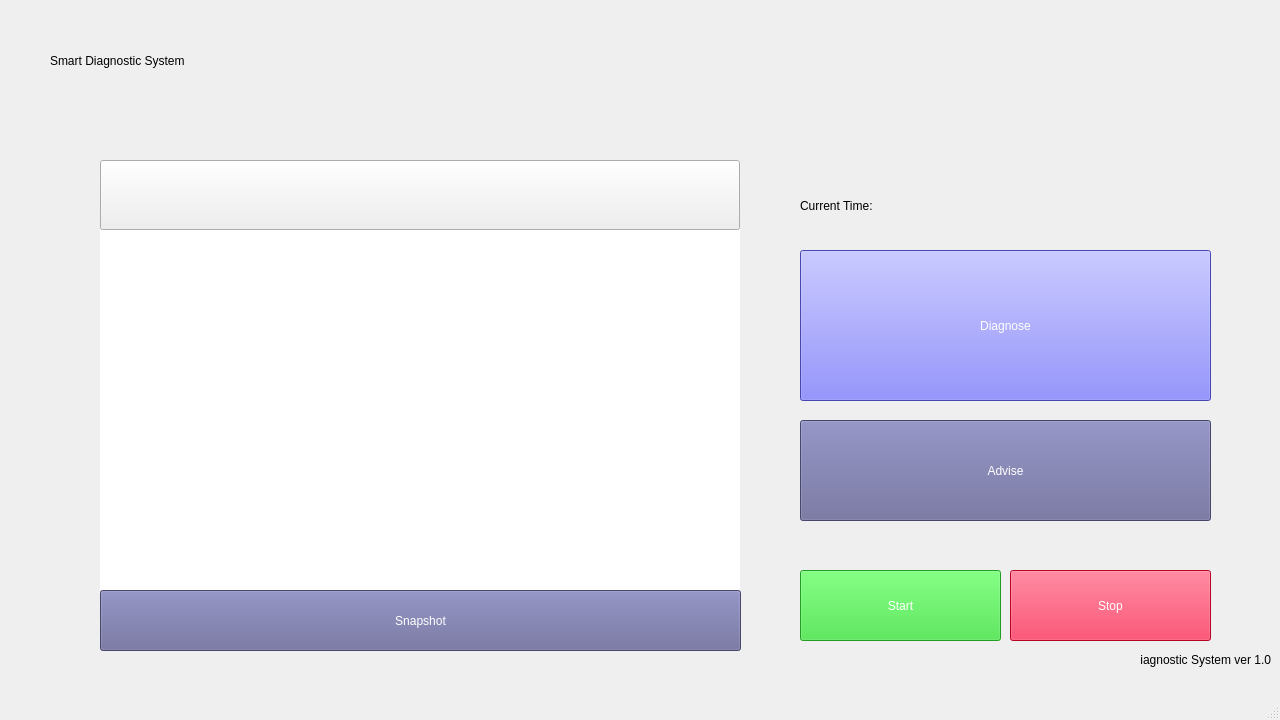
<?xml version="1.0" encoding="UTF-8"?>
<ui version="4.0">
 <class>MainWindow</class>
 <widget class="QMainWindow" name="MainWindow">
  <property name="geometry">
   <rect>
    <x>0</x>
    <y>0</y>
    <width>1280</width>
    <height>720</height>
   </rect>
  </property>
  <property name="sizeIncrement">
   <size>
    <width>0</width>
    <height>0</height>
   </size>
  </property>
  <property name="windowTitle">
   <string>MainWindow</string>
  </property>
  <widget class="QWidget" name="centralwidget">
   <widget class="QLabel" name="label">
    <property name="geometry">
     <rect>
      <x>1110</x>
      <y>10</y>
      <width>151</width>
      <height>151</height>
     </rect>
    </property>
    <property name="sizePolicy">
     <sizepolicy hsizetype="Preferred" vsizetype="Preferred">
      <horstretch>0</horstretch>
      <verstretch>0</verstretch>
     </sizepolicy>
    </property>
    <property name="text">
     <string/>
    </property>
    <property name="pixmap">
     <pixmap>logo.jpg</pixmap>
    </property>
   </widget>
   <widget class="QLabel" name="label_2">
    <property name="geometry">
     <rect>
      <x>100</x>
      <y>230</y>
      <width>640</width>
      <height>360</height>
     </rect>
    </property>
    <property name="autoFillBackground">
     <bool>false</bool>
    </property>
    <property name="styleSheet">
     <string notr="true">background-color: rgb(255, 255, 255);</string>
    </property>
    <property name="text">
     <string/>
    </property>
   </widget>
   <widget class="QLabel" name="label_3">
    <property name="geometry">
     <rect>
      <x>50</x>
      <y>10</y>
      <width>971</width>
      <height>101</height>
     </rect>
    </property>
    <property name="styleSheet">
     <string notr="true">font: 81 48pt &quot;Rockwell Extra Bold&quot;;</string>
    </property>
    <property name="text">
     <string>Smart Diagnostic System</string>
    </property>
   </widget>
   <widget class="QPushButton" name="pushButton">
    <property name="geometry">
     <rect>
      <x>800</x>
      <y>250</y>
      <width>411</width>
      <height>151</height>
     </rect>
    </property>
    <property name="styleSheet">
     <string notr="true">font: 18pt &quot;MS Shell Dlg 2&quot;;
background-color: rgb(100, 100, 250);
color: white</string>
    </property>
    <property name="text">
     <string>Diagnose</string>
    </property>
   </widget>
   <widget class="QPushButton" name="pushButton_3">
    <property name="geometry">
     <rect>
      <x>100</x>
      <y>590</y>
      <width>641</width>
      <height>61</height>
     </rect>
    </property>
    <property name="styleSheet">
     <string notr="true">font: 18pt &quot;MS Shell Dlg 2&quot;;
background-color: rgb(100, 100, 150);
color: white</string>
    </property>
    <property name="text">
     <string>Snapshot</string>
    </property>
   </widget>
   <widget class="QPushButton" name="pushButton_5">
    <property name="geometry">
     <rect>
      <x>100</x>
      <y>160</y>
      <width>640</width>
      <height>70</height>
     </rect>
    </property>
    <property name="styleSheet">
     <string notr="true">font: 18pt &quot;MS Shell Dlg 2&quot;;</string>
    </property>
    <property name="text">
     <string/>
    </property>
   </widget>
   <widget class="QPushButton" name="pushButton_6">
    <property name="geometry">
     <rect>
      <x>800</x>
      <y>420</y>
      <width>411</width>
      <height>101</height>
     </rect>
    </property>
    <property name="styleSheet">
     <string notr="true">font: 18pt &quot;MS Shell Dlg 2&quot;;
background-color: rgb(100, 100, 150);
color: white</string>
    </property>
    <property name="text">
     <string>Advise</string>
    </property>
   </widget>
   <widget class="QLabel" name="label_4">
    <property name="geometry">
     <rect>
      <x>1140</x>
      <y>650</y>
      <width>131</width>
      <height>20</height>
     </rect>
    </property>
    <property name="text">
     <string>Diagnostic System ver 1.0</string>
    </property>
    <property name="alignment">
     <set>Qt::AlignRight|Qt::AlignTrailing|Qt::AlignVCenter</set>
    </property>
   </widget>
   <widget class="QLabel" name="label_5">
    <property name="geometry">
     <rect>
      <x>800</x>
      <y>190</y>
      <width>161</width>
      <height>31</height>
     </rect>
    </property>
    <property name="styleSheet">
     <string notr="true">font: 18pt &quot;MS Shell Dlg 2&quot;;</string>
    </property>
    <property name="text">
     <string>Current Time:</string>
    </property>
   </widget>
   <widget class="QLabel" name="label_6">
    <property name="geometry">
     <rect>
      <x>970</x>
      <y>190</y>
      <width>241</width>
      <height>31</height>
     </rect>
    </property>
    <property name="styleSheet">
     <string notr="true">font: 18pt &quot;MS Shell Dlg 2&quot;;</string>
    </property>
    <property name="text">
     <string/>
    </property>
   </widget>
   <widget class="QPushButton" name="pushButton_4">
    <property name="geometry">
     <rect>
      <x>800</x>
      <y>570</y>
      <width>201</width>
      <height>71</height>
     </rect>
    </property>
    <property name="styleSheet">
     <string notr="true">font: 18pt &quot;MS Shell Dlg 2&quot;;
background-color: rgb(50, 220, 50);
color: white</string>
    </property>
    <property name="text">
     <string>Start</string>
    </property>
   </widget>
   <widget class="QPushButton" name="pushButton_7">
    <property name="geometry">
     <rect>
      <x>1010</x>
      <y>570</y>
      <width>201</width>
      <height>71</height>
     </rect>
    </property>
    <property name="styleSheet">
     <string notr="true">font: 18pt &quot;MS Shell Dlg 2&quot;;
background-color: rgb(255, 0, 50);
color: white</string>
    </property>
    <property name="text">
     <string>Stop</string>
    </property>
   </widget>
  </widget>
  <widget class="QMenuBar" name="menubar">
   <property name="geometry">
    <rect>
     <x>0</x>
     <y>0</y>
     <width>1280</width>
     <height>21</height>
    </rect>
   </property>
  </widget>
  <widget class="QStatusBar" name="statusbar"/>
 </widget>
 <resources/>
 <connections/>
</ui>
